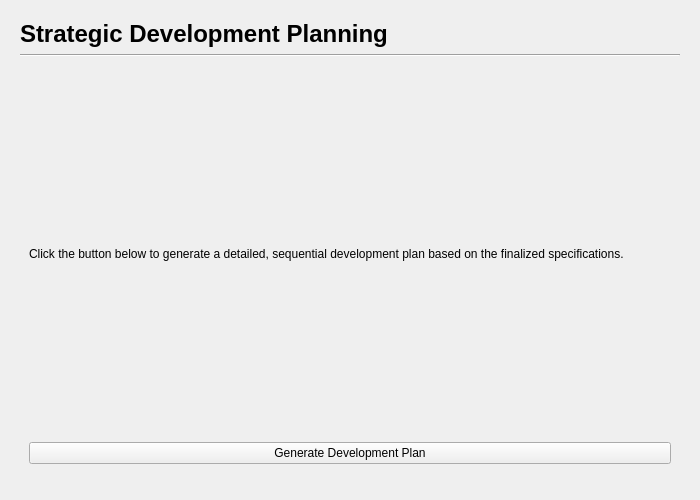
<?xml version="1.0" encoding="UTF-8"?>
<ui version="4.0">
 <class>PlanningPage</class>
 <widget class="QWidget" name="PlanningPage">
  <property name="geometry">
   <rect>
    <x>0</x>
    <y>0</y>
    <width>700</width>
    <height>500</height>
   </rect>
  </property>
  <property name="windowTitle">
   <string>Form</string>
  </property>
  <layout class="QVBoxLayout" name="verticalLayout">
   <property name="leftMargin">
    <number>20</number>
   </property>
   <property name="topMargin">
    <number>20</number>
   </property>
   <property name="rightMargin">
    <number>20</number>
   </property>
   <property name="bottomMargin">
    <number>20</number>
   </property>
   <item>
    <widget class="QLabel" name="headerLabel">
     <property name="text">
      <string>Strategic Development Planning</string>
     </property>
     <property name="styleSheet">
      <string notr="true">font-size: 18pt; font-weight: bold;</string>
     </property>
    </widget>
   </item>
   <item>
    <widget class="Line" name="line">
     <property name="orientation">
      <enum>Qt::Horizontal</enum>
     </property>
    </widget>
   </item>
   <item>
    <widget class="QStackedWidget" name="stackedWidget">
     <widget class="QWidget" name="generatePage">
      <layout class="QVBoxLayout" name="verticalLayout_2">
       <item>
        <widget class="QLabel" name="instructionLabel">
         <property name="text">
          <string>Click the button below to generate a detailed, sequential development plan based on the finalized specifications.</string>
         </property>
         <property name="wordWrap">
          <bool>true</bool>
         </property>
        </widget>
       </item>
       <item>
        <widget class="QPushButton" name="generateButton">
         <property name="text">
          <string>Generate Development Plan</string>
         </property>
        </widget>
       </item>
       <item>
        <spacer name="verticalSpacer">
         <property name="orientation">
          <enum>Qt::Vertical</enum>
         </property>
         <property name="sizeType">
          <enum>QSizePolicy::Expanding</enum>
         </property>
        </spacer>
       </item>
      </layout>
     </widget>
     <widget class="QWidget" name="reviewPage">
      <layout class="QVBoxLayout" name="verticalLayout_3">
       <item>
        <widget class="QLabel" name="reviewHeaderLabel">
         <property name="text">
          <string>Review Development Plan</string>
         </property>
         <property name="styleSheet">
          <string notr="true">font-size: 14pt;</string>
         </property>
        </widget>
       </item>
       <item>
        <widget class="QTextEdit" name="planTextEdit">
         <property name="readOnly">
          <bool>true</bool>
         </property>
        </widget>
       </item>
       <item>
        <widget class="QLabel" name="feedbackLabel">
         <property name="text">
          <string>Provide feedback for refinement (optional):</string>
         </property>
        </widget>
       </item>
       <item>
        <widget class="QPlainTextEdit" name="feedbackTextEdit">
         <property name="maximumSize">
          <size>
           <width>16777215</width>
           <height>100</height>
          </size>
         </property>
        </widget>
       </item>
       <item>
        <layout class="QHBoxLayout" name="horizontalLayout">
         <item>
          <spacer name="horizontalSpacer">
           <property name="orientation">
            <enum>Qt::Horizontal</enum>
           </property>
          </spacer>
         </item>
         <item>
          <widget class="QPushButton" name="refineButton">
           <property name="text">
            <string>Submit Feedback &amp; Refine</string>
           </property>
          </widget>
         </item>
         <item>
          <widget class="QPushButton" name="approveButton">
           <property name="text">
            <string>Approve Plan &amp; Proceed to Development</string>
           </property>
          </widget>
         </item>
        </layout>
       </item>
      </layout>
     </widget>
    </widget>
   </item>
  </layout>
 </widget>
 <resources/>
 <connections/>
</ui>
